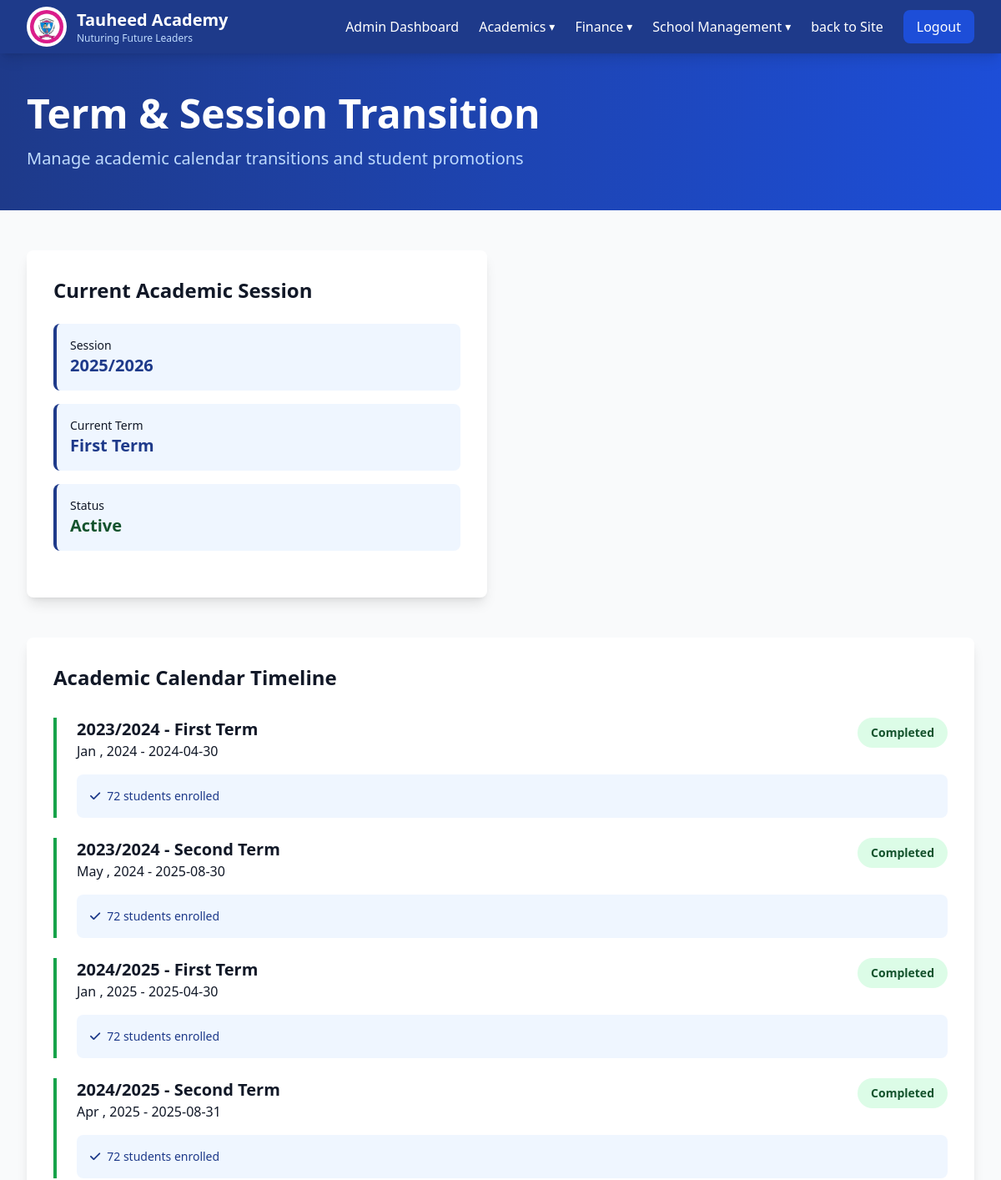
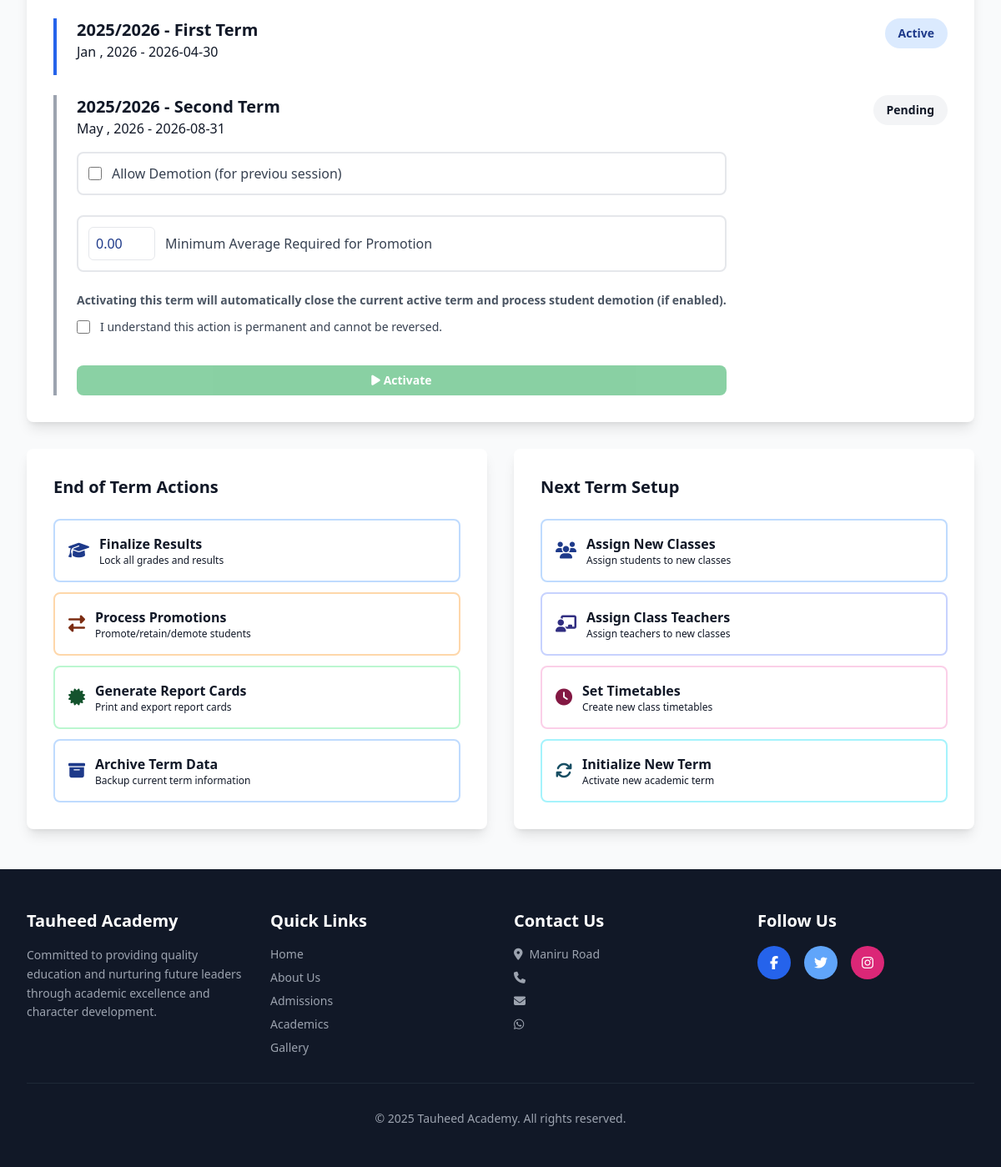
Page /pages/admin/session-term-transtion.php on the earlier database version (2 pictures, top to bottom).
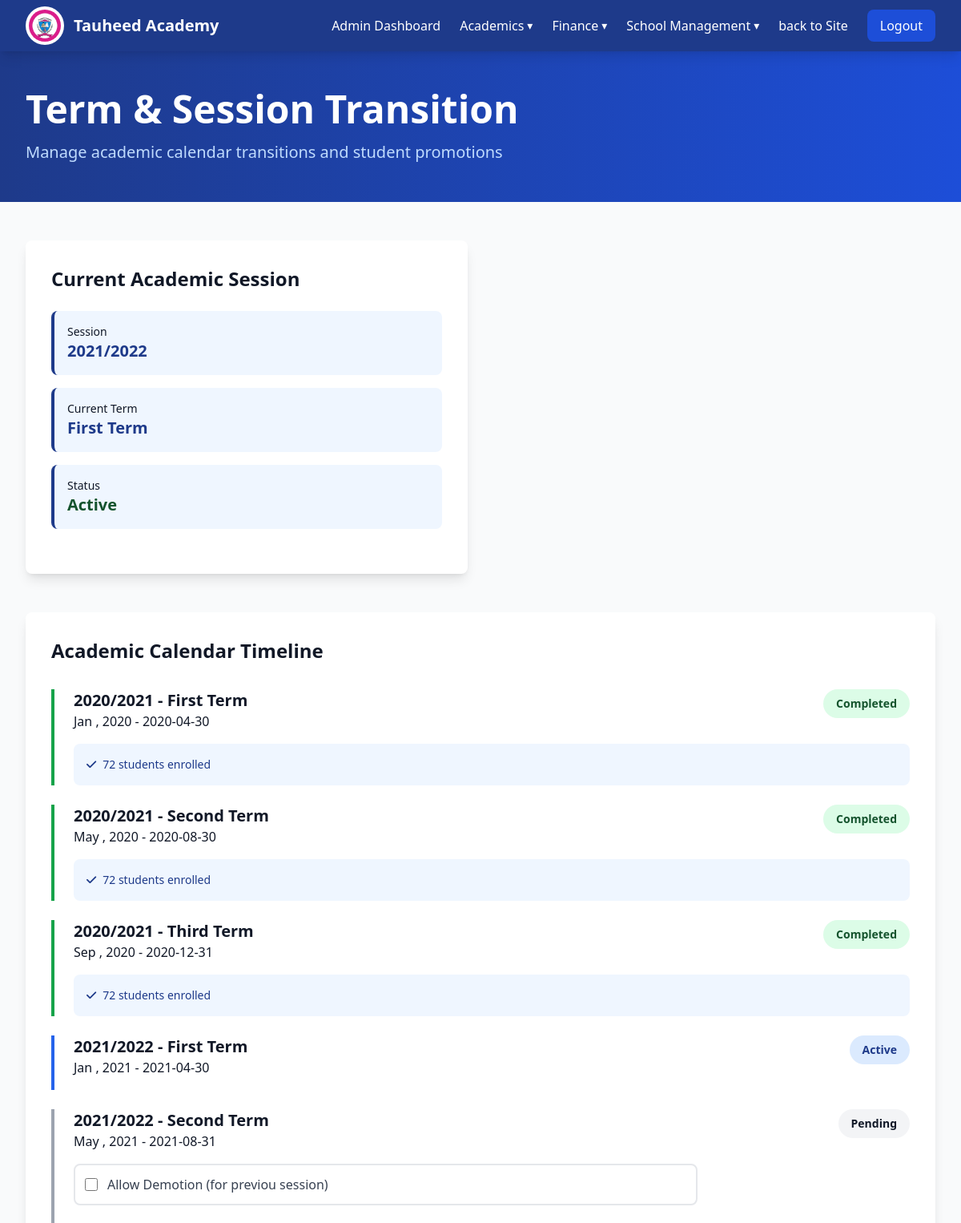
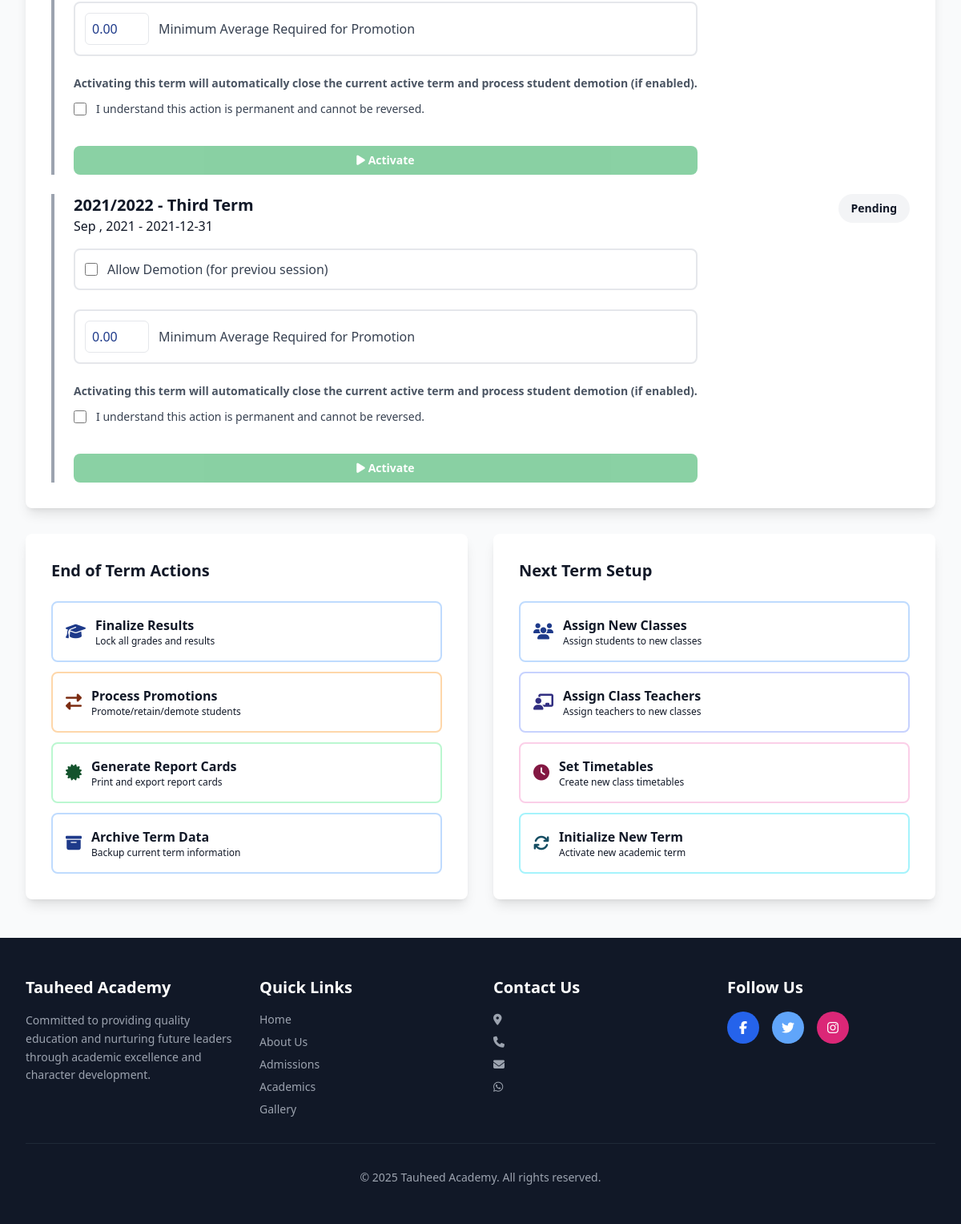
Same page on the later database version (2 pictures, top to bottom).
### tables this page shows
CREATE TABLE `schools` (
  `id` int(11) NOT NULL,
  `name` varchar(150) NOT NULL,
  `motto` varchar(255) DEFAULT NULL,
  `address` varchar(255) DEFAULT NULL,
  `phone` varchar(20) DEFAULT NULL,
  `email` varchar(100) DEFAULT NULL,
  `about_message` text DEFAULT NULL,
  `welcome_message` text DEFAULT NULL,
  `whatsapp_number` varchar(20) DEFAULT NULL,
  `facebook` varchar(255) DEFAULT NULL,
  `twitter` varchar(255) DEFAULT NULL,
  `instagram` varchar(255) DEFAULT NULL,
  `admission_number_format` varchar(255) DEFAULT NULL,
  `admission_number_format_description` varchar(255) DEFAULT NULL,
  `created_at` timestamp NOT NULL DEFAULT current_timestamp(),
  `deleted_at` datetime DEFAULT NULL,
  `updated_at` timestamp NOT NULL DEFAULT current_timestamp() ON UPDATE current_timestamp()
);

CREATE TABLE `terms` (
  `id` int(11) NOT NULL,
  `name` varchar(100) NOT NULL,
  `session_id` int(11) NOT NULL,
  `start_date` date DEFAULT NULL,
  `end_date` date DEFAULT NULL,
  `status` enum('pending','ongoing','finished') DEFAULT 'pending',
  `created_at` timestamp NOT NULL DEFAULT current_timestamp(),
  `deleted_at` datetime DEFAULT NULL,
  `updated_at` timestamp NOT NULL DEFAULT current_timestamp() ON UPDATE current_timestamp()
);

CREATE TABLE `sessions` (
  `id` int(11) NOT NULL,
  `name` varchar(100) NOT NULL,
  `start_date` date DEFAULT NULL,
  `end_date` date DEFAULT NULL,
  `status` enum('pending','ongoing','finished') DEFAULT 'pending',
  `created_at` timestamp NOT NULL DEFAULT current_timestamp(),
  `deleted_at` datetime DEFAULT NULL,
  `updated_at` timestamp NOT NULL DEFAULT current_timestamp() ON UPDATE current_timestamp()
);

### pages/admin/session-term-transtion.php (the view, shortened to what the rows shown need)
<?php
include __DIR__ . '/../../includes/header.php';
$stmt = $conn->prepare("
    SELECT
        terms.*,
        sessions.name AS session_name
    FROM terms
    LEFT JOIN sessions
        ON terms.session_id = sessions.id
        AND sessions.deleted_at IS NULL   -- only include non-deleted sessions
    WHERE terms.deleted_at IS NULL        -- only include non-deleted terms
    ORDER BY sessions.name ASC, terms.name ASC
");
$stmt->execute();
$terms = $stmt->get_result()->fetch_all(MYSQLI_ASSOC);
$active = 'ongoing';
$stmt = $conn->prepare("
    SELECT
        terms.*,
        sessions.name AS session_name
    FROM terms
    LEFT JOIN sessions
        ON terms.session_id = sessions.id
        AND sessions.deleted_at IS NULL   -- only include non-deleted sessions
    WHERE terms.status = ?
      AND terms.deleted_at IS NULL        -- only include non-deleted terms
    LIMIT 1
");
$stmt->bind_param('s', $active);
$stmt->execute();
$current_term = $stmt->get_result()->fetch_assoc();
?>
<body class="bg-gray-50">
    <?php include(__DIR__ . "/./includes/admins-section-nav.php") ?>
    <section class="bg-gradient-to-r from-blue-900 to-blue-700 text-white py-12">
        <div class="max-w-7xl mx-auto px-4 sm:px-6 lg:px-8">
            <h1 class="text-4xl md:text-5xl font-bold mb-4">Term & Session Transition</h1>
        </div>
    </section>
    <section class="py-12 bg-gray-50">
        <div class="max-w-7xl mx-auto px-4 sm:px-6 lg:px-8">
            <div class="grid grid-cols-1 md:grid-cols-2 gap-8 mb-12">
                <div class="bg-white rounded-lg shadow-lg p-8">
                    <?php if ($current_term) : ?>
                        <h2 class="text-2xl font-bold text-gray-900 mb-6">Current Academic Session</h2>
                        <div class="space-y-4 mb-6">
                            <div class="bg-blue-50 p-4 rounded-lg border-l-4 border-blue-900">
                                <p class="text-sm text-gray-900">Session</p>
                                <p class="text-xl font-bold text-blue-900"><?= $current_term['session_name'] ?></p>
                            </div>
                            <div class="bg-blue-50 p-4 rounded-lg border-l-4 border-blue-900">
                                <p class="text-sm text-gray-900">Current Term</p>
                                <p class="text-xl font-bold text-blue-900"><?= $current_term['name'] ?></p>
                            </div>
                            <div class="bg-blue-50 p-4 rounded-lg border-l-4 border-blue-900">
                                <p class="text-sm text-gray-900">Status</p>
                                <p class="text-xl font-bold text-green-900">Active</p>
                            </div>
                        </div>
                    <?php else : ?>
                        <h2 class="text-2xl font-bold text-gray-900 mb-6">No Academic Session Is Active</h2>
                    <?php endif ?>
                </div>
            </div>
            <div class="bg-white rounded-lg shadow-lg p-8 mb-8">
                <h2 class="text-2xl font-bold text-gray-900 mb-8">Academic Calendar Timeline</h2>
                <div class="space-y-6">
                    <?php foreach ($terms as $term) : ?>
                        <div class="border-l-4
                                    <?php if ($term['status'] === 'ongoing') : ?>
                                    border-blue-600
                                <?php elseif ($term['status'] === 'finished') : ?>
                                    border-green-600
                                <?php elseif ($term['status'] === 'pending') : ?>
                                    border-gray-400
                                <?php endif; ?>
                                pl-6">
                            <div class="flex justify-between items-start mb-4">
                                <div>
                                    <h3 class="text-xl font-bold text-gray-900"><?= $term['session_name'] ?> - <?= $term['name'] ?></h3>
                                    <p class="text-gray-900"><?= date('M , Y', strtotime($term['start_date'])) ?> - <?= $term['end_date'] ?></p>
                                </div>
                                <?php if ($term['status'] === 'ongoing') :  ?>
                                    <span class="px-4 py-2 bg-blue-100 text-blue-900 rounded-full text-sm font-semibold">Active</span>
                                <?php elseif ($term['status'] === 'finished') :  ?>
                                    <span class="px-4 py-2 bg-green-100 text-green-900 rounded-full text-sm font-semibold">Completed</span>
                                <?php elseif ($term['status'] === 'pending') :  ?>
                                    <span class="px-4 py-2 bg-gray-100 text-gray-900 rounded-full text-sm font-semibold">Pending</span>
                                <?php endif;  ?>
                            </div>
                            <?php if ($term['status'] === 'finished') : ?>
                                <div class="bg-blue-50 p-4 rounded-lg text-sm text-blue-900">
                                    <p><i class="fas fa-check mr-2"></i>72 students enrolled</p>
                                </div>
                            <?php endif ?>
                            <div class="flex gap-3">
                                <?php if ($term['status'] === 'pending') :  ?>
                                    <form method="POST" class="flex flex-col gap-3">
                                        <label class="flex items-center p-3 border-2 border-gray-200 rounded-lg cursor-pointer hover:bg-blue-50 mb-3">
                                            <input type="checkbox" class="w-4 h-4 text-blue-900" name="allow_demotion" value="1">
                                            <span class="ml-3 text-gray-700">Allow Demotion (for previou session)</span>
                                        </label>
                                        <label for="average_required" class="flex items-center p-3 border-2 border-gray-200 rounded-lg cursor-pointer hover:bg-blue-50 mb-3">
                                            <input
                                                type="number"
                                                id="average_required"
                                                name="average_required"
                                                value="0.00"
                                                class="w-20 h-10 text-blue-900 border border-gray-200 rounded-md px-2 focus:outline-none focus:ring-2 focus:ring-blue-400">
                                            <span class="ml-3 text-gray-700">Minimum Average Required for Promotion</span>
                                        </label>
                                        <div class="flex flex-col gap-3">
                                            <span class="text-sm text-gray-600 font-semibold">
                                                Activating this term will automatically close the current active term and process student demotion (if enabled).
                                            </span>
                                            <div class="mb-6">
                                                <label class="flex items-center gap-3 cursor-pointer">
                                                    <input type="checkbox" id="confirmCheckbox" class="w-4 h-4 text-red-600 rounded focus:ring-2 focus:ring-red-500">
                                                    <span class="text-sm text-gray-700">I understand this action is permanent and cannot be reversed.</span>
                                                </label>
                                            </div>
                                            <button type="submit" class="px-4 py-2 bg-green-600 text-white rounded-lg font-semibold hover:bg-green-700 transition text-sm  disabled:opacity-50 disabled:cursor-not-allowed" id="submitBtn" disabled>
                                                <i class="fas fa-play mr-1"></i>Activate
                                            </button>
                                        </div>
                                    </form>
                                <?php endif;  ?>
                            </div>
                        </div>
                    <?php endforeach ?>
                </div>
            </div>
        </div>
    </section>
    <?php include(__DIR__ . "/../../includes/footer.php"); ?>
</body>
</html>

### pages/admin/includes/admins-section-nav.php (shortened to what the rows shown need)
<nav class="bg-blue-900 text-white sticky top-0 z-50 shadow-lg">
    <div class="max-w-7xl mx-auto px-4 sm:px-6 lg:px-8">
        <div class="flex justify-between items-center h-16">
            <div class="flex items-center gap-3">
                <div>
                    <h1 class="text-xl font-bold"><?= $school['name'] ?? 'Tauheed Academy' ?></h1>
                    <p class="text-xs text-blue-200"><?= $school['motto']; ?></p>
                </div>
            </div>
        </div>
    </div>
</nav>

### includes/footer.php (shortened to what the rows shown need)
<footer class="bg-gray-900 text-white py-12">
    <div class="max-w-7xl mx-auto px-4 sm:px-6 lg:px-8">
        <div class="grid grid-cols-1 md:grid-cols-4 gap-8">
            <div>
                <h3 class="text-xl font-bold mb-4"><?= $school['name'] ?? 'Tauheed Academy' ?></h3>
                <p class="text-gray-400 text-sm leading-relaxed">
                    Committed to providing quality education and nurturing future leaders through academic excellence and character development.
                </p>
            </div>
            <div>
                <ul class="space-y-2 text-sm text-gray-400">
                    <li><i class="fas fa-map-marker-alt mr-2"></i><?= $school['address'] ?? '' ?></li>
                    <li><i class="fas fa-phone mr-2"></i><?= $school['phone'] ?? '' ?></li>
                    <li><i class="fas fa-envelope mr-2"></i><?= $school['email'] ?? '' ?></li>
                    <li><i class="fab fa-whatsapp mr-2"></i><?= $school['whatsapp_number'] ?? '' ?></li>
                </ul>
            </div>
        </div>
        <div class="border-t border-gray-800 mt-8 pt-8 text-center text-gray-400 text-sm">
            <p>&copy; 2025 <?= $school['name'] ?? 'Tauheed Academy' ?>. All rights reserved.</p>
        </div>
    </div>
</footer>

Differences in the rows shown:
changed schools "Tauheed Academy": motto "Nuturing Future Leaders" → (not shown); address "Maniru Road" → (not shown)
changed terms: session.name "2024/2025" → "2021/2022"; name "Second Term" → "First Term"; start_date "Apr , 2025" → "Jan , 2021"; end_date "2025-08-31" → "2021-04-30"; status "Completed 72 students enrolled" → "Active"
changed terms: session.name "2023/2024" → "2020/2021"; start_date "Jan , 2024" → "Jan , 2020"; end_date "2024-04-30" → "2020-04-30"
changed terms: session.name "2023/2024" → "2020/2021"; start_date "May , 2024" → "May , 2020"; end_date "2025-08-30" → "2020-08-30"
changed terms: session.name "2024/2025" → "2020/2021"; name "First Term" → "Third Term"; start_date "Jan , 2025" → "Sep , 2020"; end_date "2025-04-30" → "2020-12-31"
changed terms: session.name "2025/2026" → "2021/2022"; name "First Term" → "Second Term"; start_date "Jan , 2026" → "May , 2021"; end_date "2026-04-30" → "2021-08-31"; allow_demotion (not shown) → "☐"; average_required (not shown) → "0.00"; value (not shown) → "☐"; status "Active" → "Pending Allow Demotion (for previou session) Minimum Average Required for Promotion Activating this term will automatically close the current active term and process student demotion (if enabled). I understand this action is permanent and cannot be reversed. Activate"
changed terms: session.name "2025/2026" → "2021/2022"; name "Second Term" → "Third Term"; start_date "May , 2026" → "Sep , 2021"; end_date "2026-08-31" → "2021-12-31"
Other differences:
$current_term['session_name']: "2025/2026" → "2021/2022"
